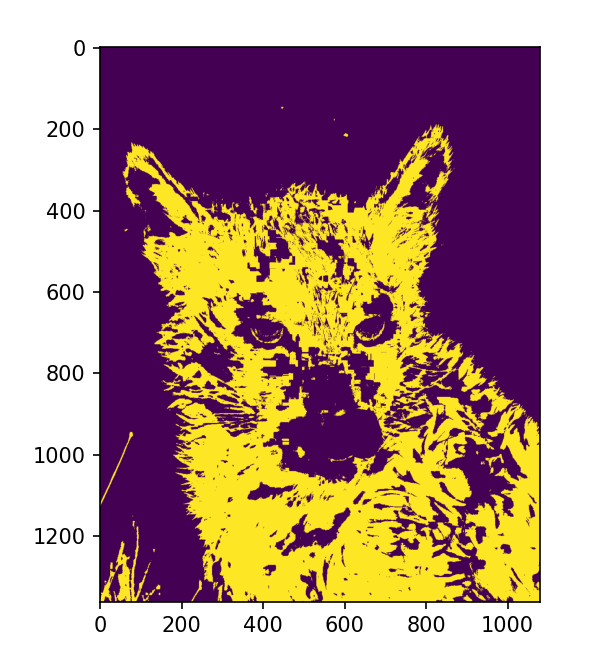
#> input picture image.png, 603 x 661 px, given in place of the camera
$ python HoughVid.py
#> lines starting #> are read from the running program, lines starting #| are printed output that depends on the picture; after the words box and inside, x2 and y2 are one past the last pixel; in counts of white or black regions, pixels touching at a corner belong together
#> in videoFromWebcam, frame is the input picture: shape (661, 603, 3); mean B, G, R 136.3, 147.9, 178.6
import cv2 as cv
import os
import numpy as np
import matplotlib.pyplot as plt


def houghLineTransform(img):
    gray = cv.cvtColor(img, cv.COLOR_BGR2GRAY)
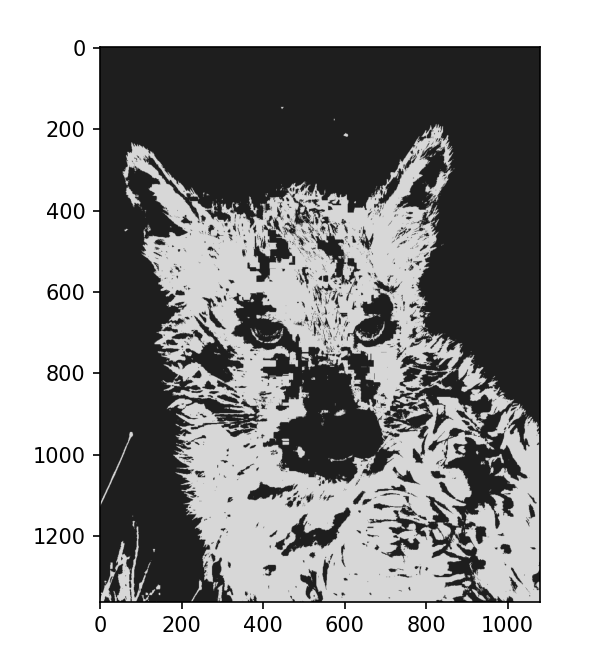
#> gray: shape (661, 603); min 0, max 255, mean 155.5
    imgBlur = cv.GaussianBlur(gray, (21, 21), 3)
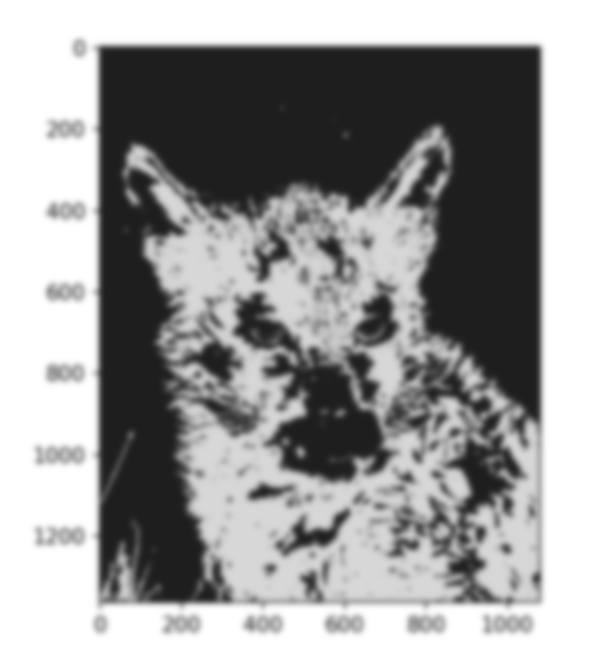
#> imgBlur: shape (661, 603); min 30, max 255, mean 155.5
    cannyEdge = cv.Canny(imgBlur, 30, 60)
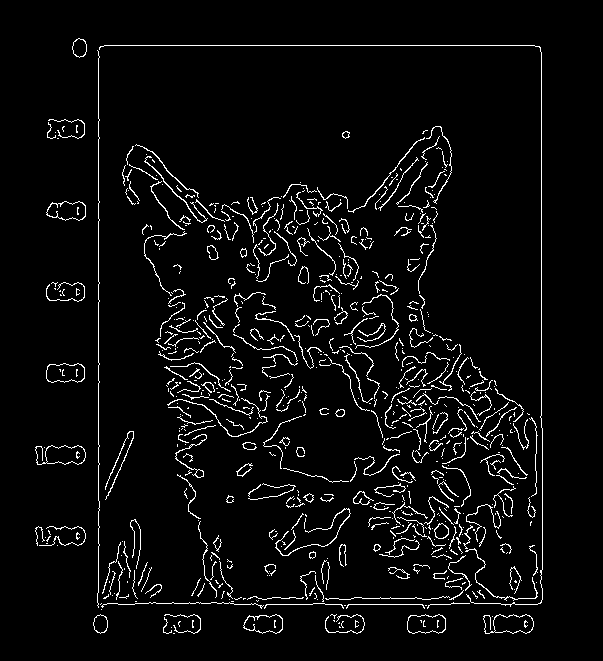
#> cannyEdge: shape (661, 603); 4.5% white in thin lines or dots, all inside (x1, y1, x2, y2) = (35, 38, 543, 634)

    distResol = 1
    angleResol = np.pi / 180
    threshold = 80
    lines = cv.HoughLines(cannyEdge, distResol, angleResol, threshold)
#> lines = 178 rows, first 8: [98, 0], [45, 1.57], [541, 0], [604, 1.57], [598, 1.57], [605, 1.55], [-10, 2.44], [11, 2.36]
    k = 3000

    imgOut = img.copy()

    if lines is not None:
        for curLine in lines:
            rho, theta = curLine[0]
            dhat = np.array([[np.cos(theta)], [np.sin(theta)]])
            d = rho * dhat
            lhat = np.array([[-np.sin(theta)], [np.cos(theta)]])
            p1 = d + k * lhat
            p2 = d - k * lhat

            p1 = p1.astype(int)
            p2 = p2.astype(int)
            cv.line(imgOut, (p1[0][0], p1[1][0]), (p2[0][0], p2[1][0]), (255, 255, 255), 2)
#> this loop made 178 passes
#> (rho, theta, dhat, d, lhat, p1, p2) on passes 2, 4, 5: (45, 1.57, [-4.37e-08, 1], [-1.97e-06, 45], [-1, -4.37e-08], [-3000, 44], [3000, 45]), (604, 1.57, [-4.37e-08, 1], [-2.64e-05, 604], [-1, -4.37e-08], [-3000, 603], [3000, 604]), (598, 1.57, [-4.37e-08, 1], [-2.61e-05, 598], [-1, -4.37e-08], [-3000, 597], [3000, 598])
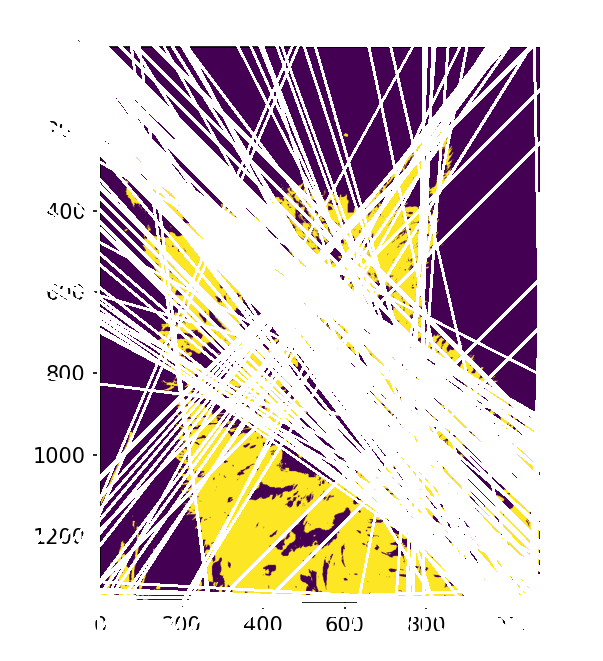
#> imgOut: shape (661, 603, 3); mean B, G, R 202.8, 201.7, 216.6

    return imgOut


def videoFromWebcam():
    cap = cv.VideoCapture(0)
    sift = cv.SIFT_create()

    if not cap.isOpened():
        exit()

    while True:
        ret, frame = cap.read()
        if ret:
            frame = houghLineTransform(frame)

            cv.imshow('Webcam', frame)

        if cv.waitKey(1) == ord('q'):
#> (key q is pressed here)
            break

    cap.release()
    cv.destroyAllWindows()


if __name__ == '__main__':
    videoFromWebcam()
